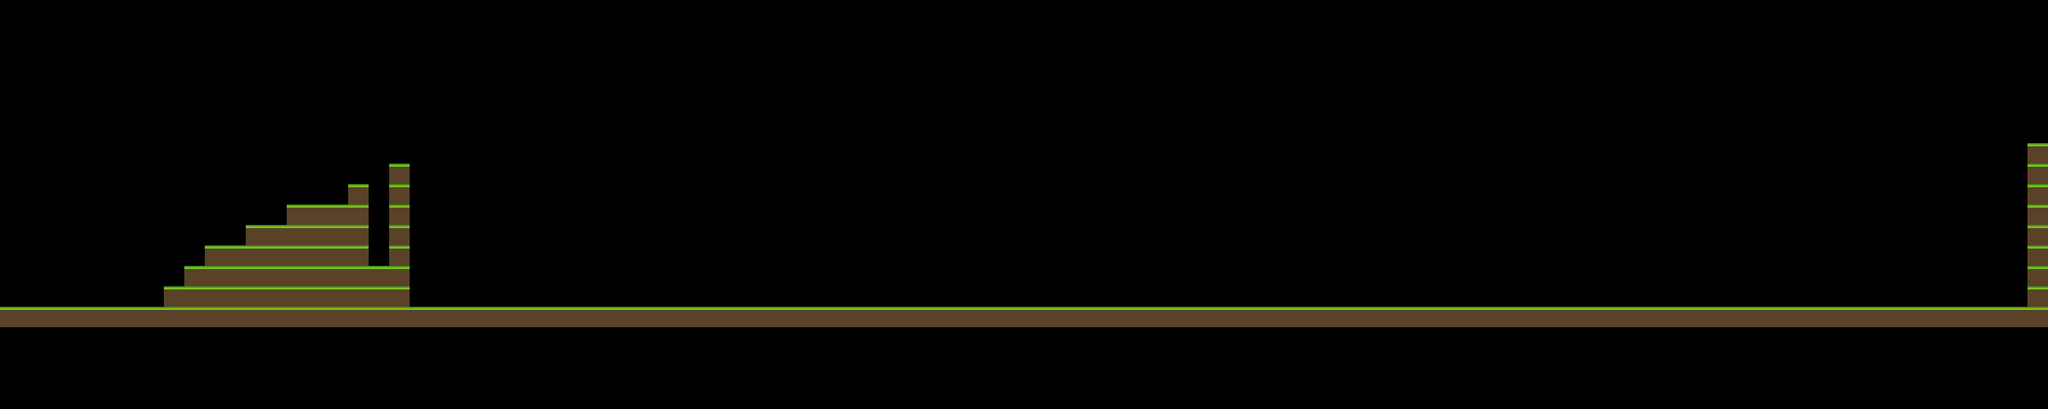

This game map was drawn from its Tiled (.tmx) file and the tilesets committed beside it. A one-line description and the trimmed map source follow:
An orthogonal 100x20 tile map with 32x32 px tiles, 1 tile layer (Tile Layer 1), 4 tilesets and 10 objects (8x floor, player_start, opponent_start).

<map version="1.0" orientation="orthogonal" width="100" height="20" tilewidth="32" tileheight="32">
 <tileset firstgid="1" name="bareland" tilewidth="32" tileheight="32">
  <image source="images/bareland.png" width="96" height="64" />
 </tileset>
 <tileset firstgid="7" name="player" tilewidth="32" tileheight="32">
  <image source="images/redblock.png" width="32" height="32" />
  <tile id="0">
   <properties>
    <property name="player" value="" />
   </properties>
  </tile>
 </tileset>
 <tileset firstgid="8" name="M" tilewidth="32" tileheight="32">
  <image source="images/M.png" width="192" height="128" />
 </tileset>
 <tileset firstgid="32" name="redblock" tilewidth="32" tileheight="32">
  <image source="images/redblock.png" width="32" height="32" />
 </tileset>
 <layer name="Tile Layer 1" width="100" height="20">
  <data>[2000 cells, 174 non-empty, 2 distinct tile ids]</data>
 </layer>
 <objectgroup color="#a40a09" name="triggers" width="100" height="20" visible="0">
  <properties>
   <property name="floor" value="" />
  </properties>
  <object name="floor" x="610" y="260" width="30" height="30">
   <properties>
    <property name="floor" value="" />
   </properties>
  </object>
  <object name="floor" x="546" y="291" width="31" height="29">
   <properties>
    <property name="floor" value="" />
   </properties>
  </object>
  <object name="floor" x="448" y="323" width="99" height="25">
   <properties>
    <property name="floor" value="" />
   </properties>
  </object>
  <object name="floor" x="385" y="356" width="68" height="28">
   <properties>
    <property name="floor" value="" />
   </properties>
  </object>
  <object name="floor" x="321" y="388" width="67" height="30">
   <properties>
    <property name="floor" value="" />
   </properties>
  </object>
  <object name="floor" x="289" y="419" width="31" height="29">
   <properties>
    <property name="floor" value="" />
   </properties>
  </object>
  <object name="floor" x="256" y="451" width="31" height="29">
   <properties>
    <property name="floor" value="" />
   </properties>
  </object>
  <object name="floor" x="1" y="484" width="3199" height="29">
   <properties>
    <property name="floor" value="" />
   </properties>
  </object>
  <object name="player_start" gid="8" x="33" y="448">
   <properties>
    <property name="player" value="" />
   </properties>
  </object>
  <object name="opponent_start" gid="32" x="770" y="448">
   <properties>
    <property name="opponent" value="" />
   </properties>
  </object>
 </objectgroup>
</map>